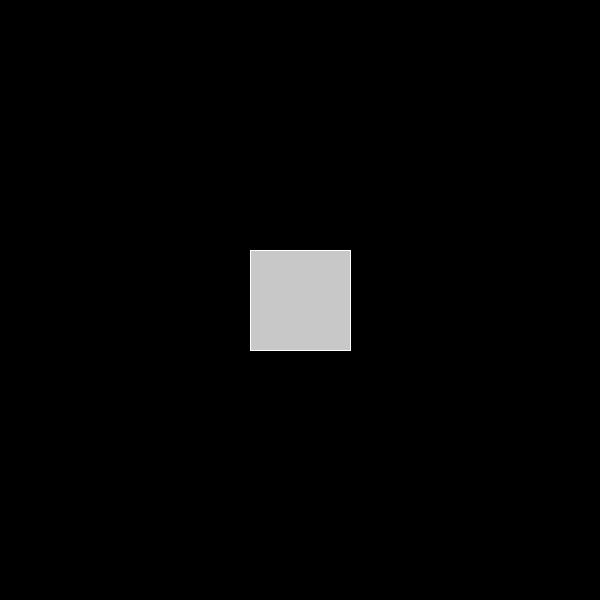
Frame 1 (no input)
Frame 60 (the mouse pressed at the canvas centre just before this capture): identical to frame 1, image omitted
Frame 120 (the mouse held since frame 60 and released just before this capture): identical to frame 1, image omitted

The Processing sketch that drew this single still picture (run headless with seeded random() and noise(); from frame 60 on, the mouse is pressed at the canvas centre):

// Processing sketch: animatedTransitionRunSquare
// ── animatedTransitionRunSquare.pde

void setup() {
  size(600,600);
}

RunSquare square = new RunSquare(300,300,100);

void draw() {
  background(0);
  square.display();
}

void mouseClicked() {
  square.moveTo(mouseX,mouseY);
  //square.moveTo(mouseX,mouseY, 4);
}

// ── RunSquare.pde
class RunSquare {
  float x,y,d;
  float origX,origY;
  float destX,destY;
  boolean moving = false;
  float moveIncr = 0.01;
  float moveFraction = 0;
  
  RunSquare(float _x, float _y, float _d) {
    x = _x; y = _y; d = _d;
    origX = x; origY = y;
    destX = x; destY = y;
  }
  //This version always takes 100 steps to arrive at destination
  void moveTo(float dx, float dy) {
    origX = x;
    origY = y;
    destX = dx;
    destY = dy;
    moving = true;
    moveFraction = 0;
    moveIncr = 0.01;
  }
  //This version moves at a specified speed, regardless of how far to move
  void moveTo(float dx, float dy, float speed) {
    origX = x;
    origY = y;
    destX = dx;
    destY = dy;
    moving = true;
    moveFraction = 0;
    moveIncr = 1f / (dist(x,y, dx,dy)/speed);
  }
  void display() {
    if(moving) {
      moveFraction += moveIncr;
      x = lerp(origX, destX, moveFraction);
      y = lerp(origY, destY, moveFraction);
      fill(50,200,50);
      noStroke();
      ellipse(destX,destY,5,5);
      if(moveFraction >= 1) {
        moving = false;
      }
    }
    rectMode(CENTER);
    stroke(255);
    fill(200);
    rect(x,y,d,d);
  }
}
